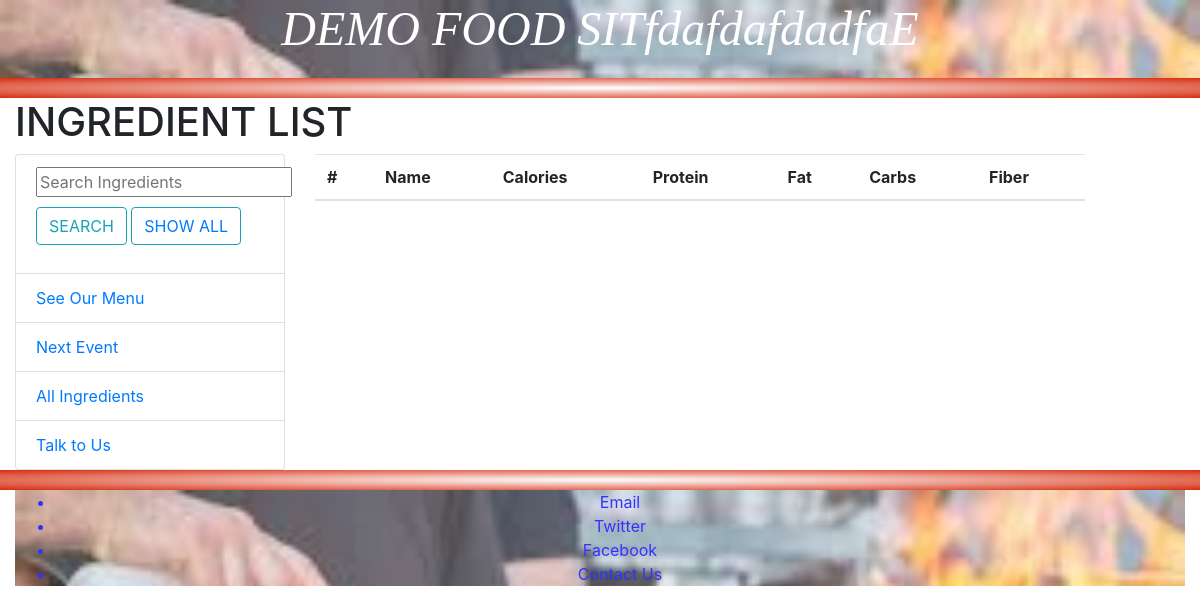
The app's page /all_ingredients, older data.
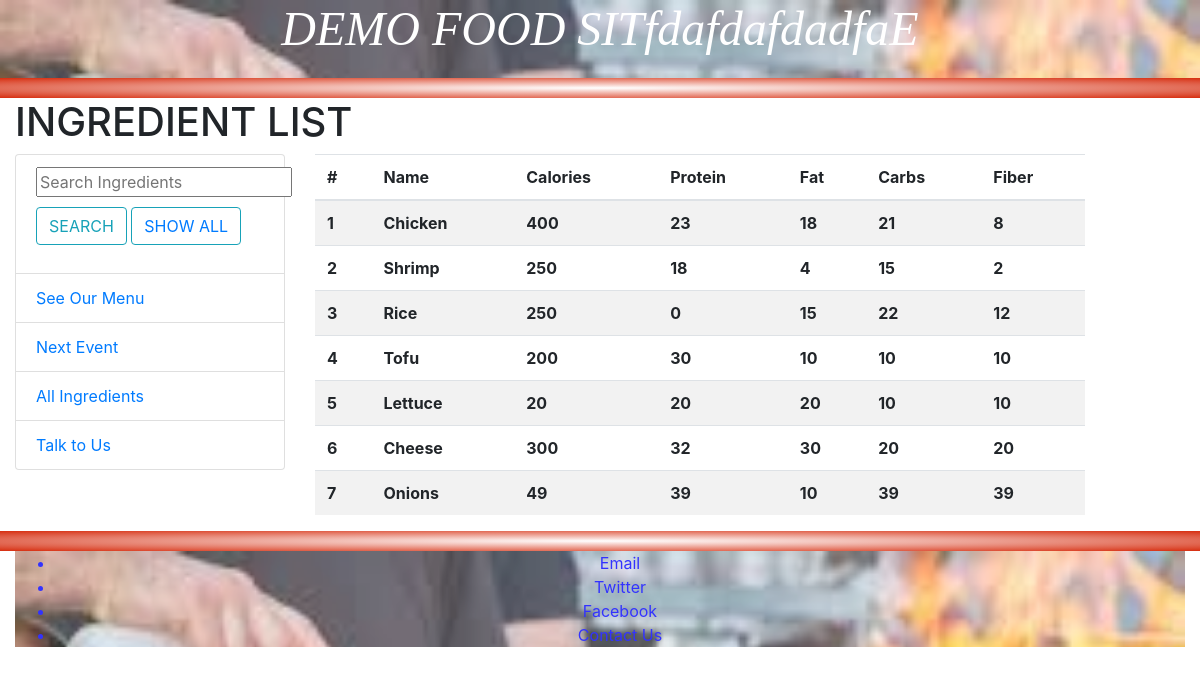
The same page, newer data.
### demo/models.py (models this page shows, shortened)
class Ingredient(BaseModel):
    name = models.CharField(max_length=100)
    calories = models.IntegerField(validators=[
        MinValueValidator(0), MaxValueValidator(2000)])
    protein = models.IntegerField(validators=[MinValueValidator(0), MaxValueValidator(500)])
    fat = models.IntegerField(validators=[MinValueValidator(0), MaxValueValidator(500)])
    fiber = models.IntegerField(validators=[MinValueValidator(0), MaxValueValidator(500)])
    carbs = models.IntegerField(validators=[MinValueValidator(0), MaxValueValidator(500)])
    type = models.CharField(max_length=100, choices=FOOD_TYPES, default="Topping")

### demo/views.py (the view)
# urls.py: path("all_ingredients", AllIngredientsView.as_view(), name="all_ingredients"),
class AllIngredientsView(ListView):
    queryset = Ingredient.objects.all()
    def get_queryset(self, *args, **kwargs):
        q_set = Ingredient.objects.all()
        query = self.request.GET.get("q", None)
        if query is not None:
            query = query.lower().capitalize()  # Changed to match DB syntax
            q_set = q_set.filter(
            Q(name__icontains = query) |
            Q(type__icontains = query)
            )
        return q_set

### demo/templates/demo/ingredient_list.html
{% extends "layout.html" %}
{% load staticfiles %}
{% block extra_style %}
<link rel="stylesheet" href="{% static 'demo/css/ingredients.css' %}">
{% endblock %}
{% block body %}
  <h1>INGREDIENT LIST</h1>
  <div class="row">
    <div class="col-sm-3">
        {% include "demo/tabs_with_search.html" %}
    </div>
    <div class="col-sm-8">
      <table class="table table-striped">
        <thead>
          <tr>
            <th> # </th>
            <th>Name</th>
            <th>Calories</th>
            <th>Protein</th>
            <th>Fat</th>
            <th>Carbs</th>
            <th>Fiber</th>
          </tr>
        </thead>
        <tbody>
          {% for obj in object_list %}
          <tr>
            <th> {{ forloop.counter }}</th>
            <th> {{ obj.name }}</th>
            <th> {{ obj.calories }}</th>
            <th> {{ obj.protein }}</th>
            <th> {{ obj.fat }}</th>
            <th> {{ obj.carbs }}</th>
            <th> {{ obj.fiber }}</th>
          </tr>
          {% endfor %}
        </tbody>
      </table>
    </div>
  </div>
{% endblock %}

### base/templates/layout.html (shortened to what this page needs)
{% load staticfiles %}
{% load static %}
<html lang="en">
<head>
    <link rel="stylesheet" href="https://maxcdn.bootstrapcdn.com/bootstrap/4.0.0/css/bootstrap.min.css">
    <link rel="stylesheet" href="{% static 'base/style.css' %}">
    {% block extra_style %}{% endblock %}
</head>
<body>
    <div class="container-fluid" id="main_container">
      {% include "header.html" %}
      {% block body %} {% endblock %}
      {% include "footer.html" %}
    </div>
</body>
</html>

### base/templates/header.html
<div class="row" id="bk-image">
    <h1 class="header">DEMO FOOD SITfdafdafdadfaE</h1>
</div>
<div class="row" id="sb-color"></div>

### demo/templates/demo/tabs_with_search.html (shortened to what this page needs)
<div class="tabs-with-search">
  <ul class="list-group">
    <li class="list-group-item">
      <form action="{% url 'all_ingredients' %}" method="get" class="form">
        <input type="text" name="q" placeholder="Search Ingredients" value="{{ request.GET.q }}"><br>
        <button class="btn btn-large btn-outline-info" id="block">SEARCH</button>
        <button class="btn btn-large btn-outline-info" id="block">
          <a href="{% url 'all_ingredients' %}">SHOW ALL</a>
        </button>
      </form>
    </li>
    <li class="list-group-item">
    <a href="{% url 'food_categories' %}">See Our Menu</a>
    </li>
    <li class="list-group-item">
    <a href="#">Next Event</a>
    </li>
    <li class="list-group-item">
    <a href="{% url 'all_ingredients' %}">All Ingredients</a>
    </li>
    <li class="list-group-item">
    <a href="{% url 'feedback' %}">Talk to Us</a>
    </li>
  </ul>
</div>

### base/templates/footer.html
<div class="row" id="sb-color"></div>
<div class="footer" id="bk-image">
  <ul class="footer-info">
    <li>Email</li>
    <li>Twitter</li>
    <li>Facebook</li>
    <li>Contact Us</li>
</ul>

### base/static/base/style.css (style rules this page uses)
.header { height:70px; font-family: 'Times New Roman', Times, serif; font-size: 3em; font-style: italic; text-align: center; margin-left: auto; margin-right: auto; color: white; }
#sb-color { height: 20px; background-image: radial-gradient(white, rgb(214, 45, 15)); }
#bk-image { background-image: url("images/sb_2.jpg"); background-repeat: no-repeat; background-size: cover; opacity: 0.8; }
.footer { color: blue; text-align: center; }

### demo/static/demo/css/ingredients.css (style rules this page uses)
#block { display: inline-block; margin-top: 10px; }

Row changes from the older to the newer data that the page shows:
added Ingredient: name "Chicken", calories "400", protein "23", fat "18", carbs "21", fiber "8"
added Ingredient: name "Shrimp", calories "250", protein "18", fat "4", carbs "15", fiber "2"
added Ingredient: name "Rice", calories "250", protein "0", fat "15", carbs "22", fiber "12"
added Ingredient: name "Tofu", calories "200", protein "30", fat "10", carbs "10", fiber "10"
added Ingredient: name "Lettuce", calories "20", protein "20", fat "20", carbs "10", fiber "10"
added Ingredient: name "Cheese", calories "300", protein "32", fat "30", carbs "20", fiber "20"
added Ingredient: name "Onions", calories "49", protein "39", fat "10", carbs "39", fiber "39"
